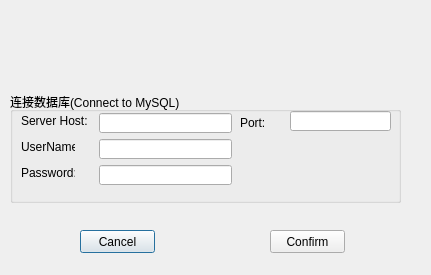
<?xml version="1.0" encoding="UTF-8"?>
<ui version="4.0">
 <class>LoginDlgClass</class>
 <widget class="QDialog" name="LoginDlgClass">
  <property name="geometry">
   <rect>
    <x>0</x>
    <y>0</y>
    <width>431</width>
    <height>275</height>
   </rect>
  </property>
  <property name="minimumSize">
   <size>
    <width>431</width>
    <height>275</height>
   </size>
  </property>
  <property name="maximumSize">
   <size>
    <width>431</width>
    <height>275</height>
   </size>
  </property>
  <property name="windowTitle">
   <string>南通大学医学院实验室物品管理系统</string>
  </property>
  <widget class="QLabel" name="label">
   <property name="geometry">
    <rect>
     <x>-6</x>
     <y>0</y>
     <width>441</width>
     <height>81</height>
    </rect>
   </property>
   <property name="text">
    <string/>
   </property>
   <property name="pixmap">
    <pixmap resource="Labms_v1.qrc">:/images/Resources/南通医学院.bmp</pixmap>
   </property>
   <property name="scaledContents">
    <bool>true</bool>
   </property>
  </widget>
  <widget class="QGroupBox" name="groupBox">
   <property name="geometry">
    <rect>
     <x>10</x>
     <y>92</y>
     <width>391</width>
     <height>111</height>
    </rect>
   </property>
   <property name="title">
    <string>连接数据库(Connect to MySQL)</string>
   </property>
   <widget class="QLineEdit" name="m_name">
    <property name="geometry">
     <rect>
      <x>89</x>
      <y>47</y>
      <width>133</width>
      <height>20</height>
     </rect>
    </property>
   </widget>
   <widget class="QLabel" name="m_pwdLabel">
    <property name="geometry">
     <rect>
      <x>11</x>
      <y>73</y>
      <width>54</width>
      <height>16</height>
     </rect>
    </property>
    <property name="text">
     <string>Password:</string>
    </property>
   </widget>
   <widget class="QLabel" name="m_nameLabel">
    <property name="geometry">
     <rect>
      <x>11</x>
      <y>47</y>
      <width>54</width>
      <height>16</height>
     </rect>
    </property>
    <property name="text">
     <string>UserName:</string>
    </property>
   </widget>
   <widget class="QLineEdit" name="m_password">
    <property name="geometry">
     <rect>
      <x>89</x>
      <y>73</y>
      <width>133</width>
      <height>20</height>
     </rect>
    </property>
    <property name="echoMode">
     <enum>QLineEdit::Password</enum>
    </property>
   </widget>
   <widget class="QLabel" name="label_2">
    <property name="geometry">
     <rect>
      <x>11</x>
      <y>21</y>
      <width>72</width>
      <height>16</height>
     </rect>
    </property>
    <property name="text">
     <string>Server Host:</string>
    </property>
   </widget>
   <widget class="QLineEdit" name="m_host">
    <property name="geometry">
     <rect>
      <x>89</x>
      <y>21</y>
      <width>133</width>
      <height>20</height>
     </rect>
    </property>
   </widget>
   <widget class="QLabel" name="label_3">
    <property name="geometry">
     <rect>
      <x>230</x>
      <y>23</y>
      <width>41</width>
      <height>16</height>
     </rect>
    </property>
    <property name="text">
     <string>Port:</string>
    </property>
   </widget>
   <widget class="QLineEdit" name="m_port">
    <property name="geometry">
     <rect>
      <x>280</x>
      <y>19</y>
      <width>101</width>
      <height>20</height>
     </rect>
    </property>
    <property name="inputMask">
     <string/>
    </property>
   </widget>
  </widget>
  <widget class="QPushButton" name="m_CancelBtn">
   <property name="geometry">
    <rect>
     <x>80</x>
     <y>230</y>
     <width>75</width>
     <height>23</height>
    </rect>
   </property>
   <property name="toolTip">
    <string>取消登录并关闭窗口</string>
   </property>
   <property name="text">
    <string>Cancel</string>
   </property>
  </widget>
  <widget class="QPushButton" name="m_ConfirmBtn">
   <property name="geometry">
    <rect>
     <x>270</x>
     <y>230</y>
     <width>75</width>
     <height>23</height>
    </rect>
   </property>
   <property name="toolTip">
    <string>确定登录</string>
   </property>
   <property name="text">
    <string>Confirm</string>
   </property>
  </widget>
 </widget>
 <layoutdefault spacing="6" margin="11"/>
 <resources>
  <include location="Labms_v1.qrc"/>
 </resources>
 <connections/>
</ui>
